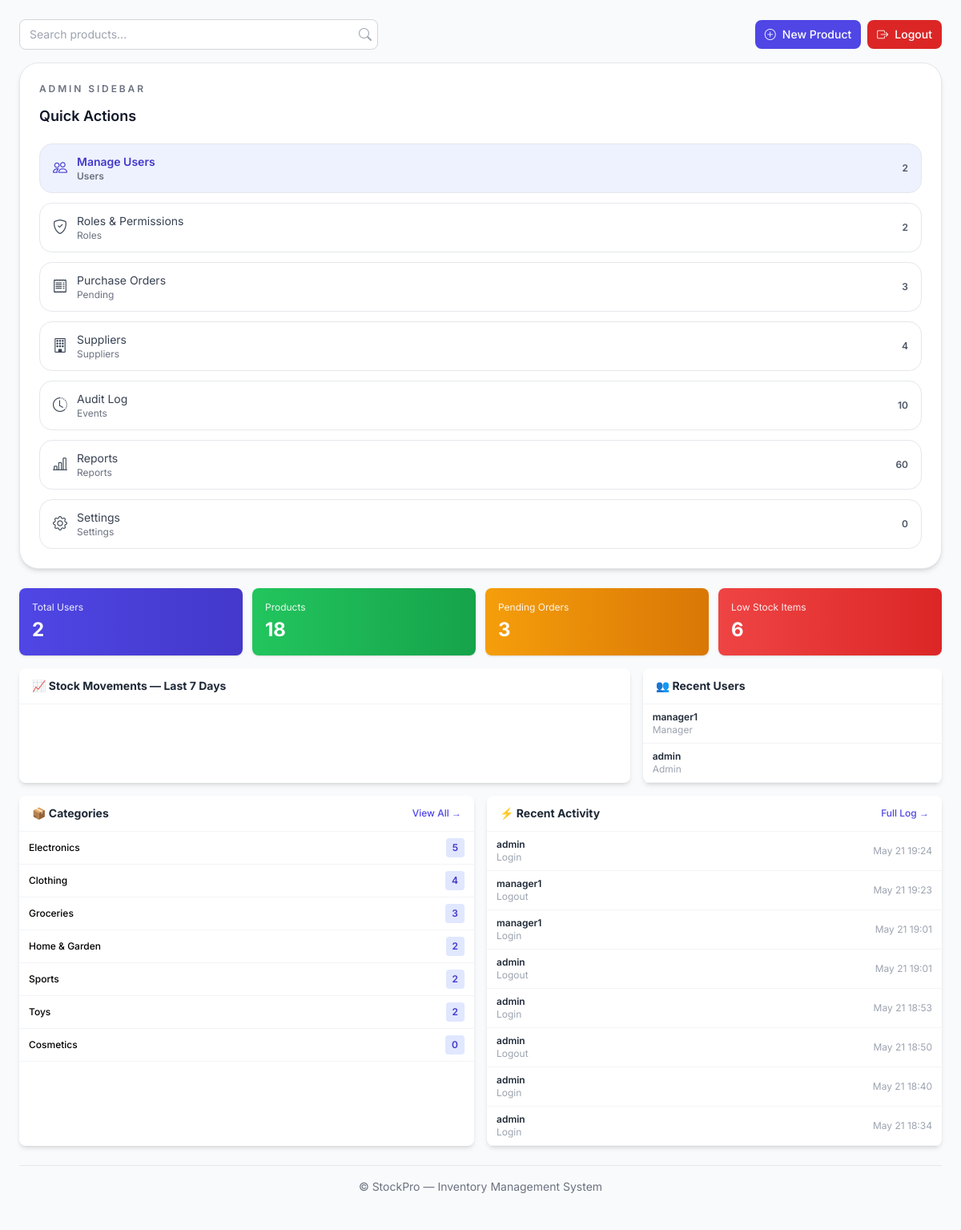
/admin-dashboard/, run on an earlier commit of the app's database.
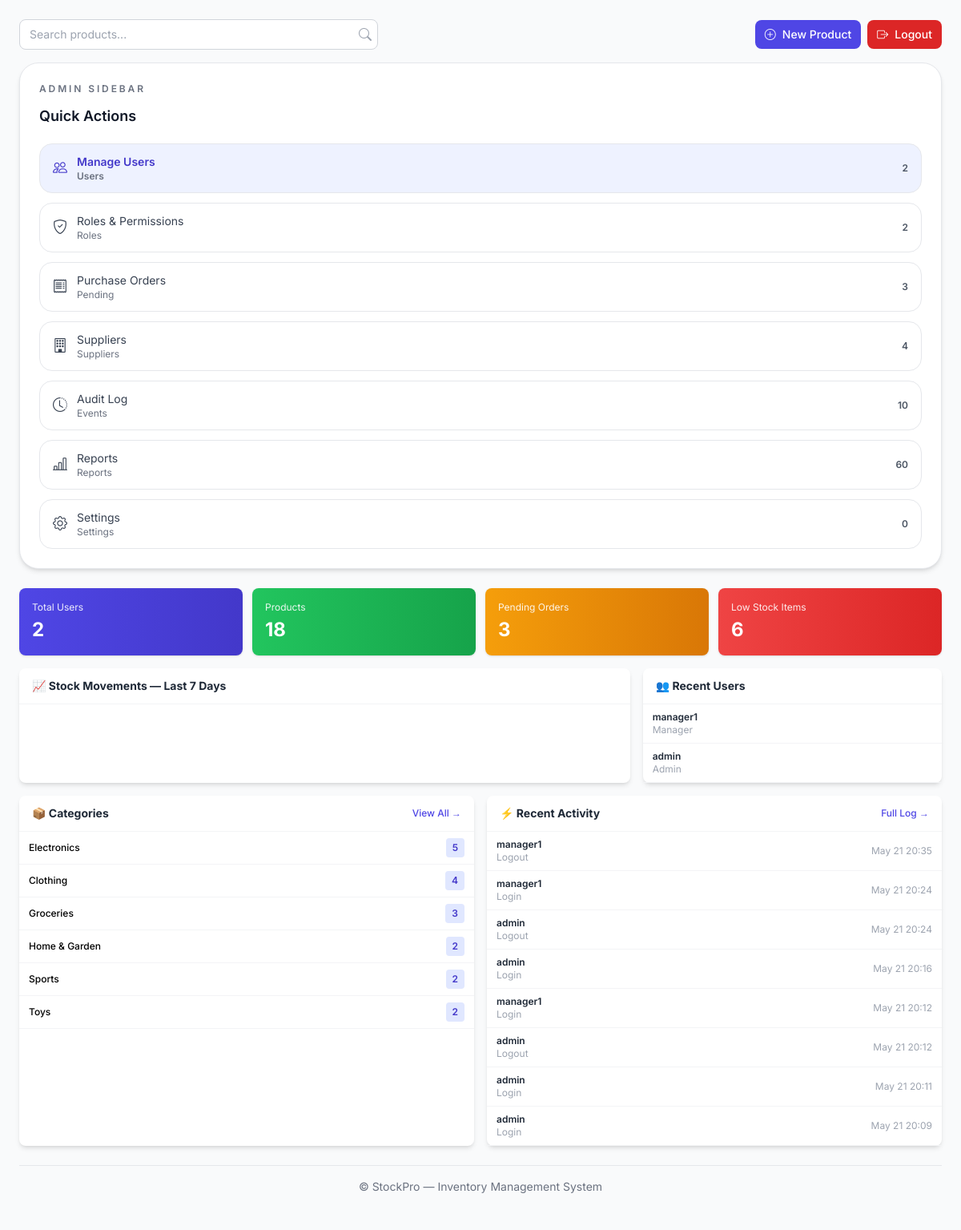
And on a later commit of the database.
### accounts/models.py (models this page shows, shortened)
class UserProfile(models.Model):
    user = models.OneToOneField(User, on_delete=models.CASCADE, related_name="profile")
    role = models.ForeignKey(Role, on_delete=models.SET_NULL, null=True, blank=True)
    phone = models.CharField(max_length=20, blank=True)
    avatar = models.ImageField(upload_to="avatars/", blank=True, null=True)
    is_active = models.BooleanField(default=True)
    last_login_ip = models.GenericIPAddressField(blank=True, null=True)
    created_at = models.DateTimeField(auto_now_add=True)
    updated_at = models.DateTimeField(auto_now=True)

class Role(models.Model):
    name = models.CharField(max_length=50, unique=True)
    description = models.TextField(blank=True)
    permissions = models.JSONField(default=dict)
    created_at = models.DateTimeField(auto_now_add=True)
    class Meta:
        ordering = ["name"]

class AuditLog(models.Model):
    ACTION_CHOICES = [
        ("login", "Login"),
        ("logout", "Logout"),
        ("create", "Create"),
        ("update", "Update"),
        ("delete", "Delete"),
        ("soft_delete", "Soft Delete"),
        ("approve", "Approve"),
        ("reject", "Reject"),
        ("export", "Export"),
        ("import", "Import"),
    ]
    user = models.ForeignKey(User, on_delete=models.SET_NULL, null=True, blank=True)
    action = models.CharField(max_length=30, choices=ACTION_CHOICES)
    model_name = models.CharField(max_length=100, blank=True)
    object_id = models.CharField(max_length=100, blank=True)
    object_repr = models.CharField(max_length=200, blank=True)
    changes = models.JSONField(default=dict, blank=True)
    ip_address = models.GenericIPAddressField(blank=True, null=True)
    timestamp = models.DateTimeField(auto_now_add=True)
    class Meta:
        ordering = ["-timestamp"]
        indexes = [models.Index(fields=["-timestamp"]), models.Index(fields=["user", "action"])]

### inventory/models.py (models this page shows, shortened)
class Category(models.Model):
    name = models.CharField(max_length=100, unique=True)
    description = models.TextField(blank=True)
    parent = models.ForeignKey(
        'self', on_delete=models.SET_NULL, null=True, blank=True, related_name='subcategories'
    )
    created_at = models.DateTimeField(auto_now_add=True)
    class Meta:
        verbose_name_plural = "Categories"
        ordering = ["name"]

### admin_panel/views.py (the view)
# urls.py: path("", views.admin_dashboard, name="admin_dashboard"),
def admin_dashboard(request):
    today = timezone.localdate()
    seven_days_ago = today - timedelta(days=7)
    total_users   = User.objects.count()
    total_products = Product.objects.count()
    total_categories = Category.objects.count()
    total_movements = StockMovement.objects.count()
    total_value = Product.objects.aggregate(t=Sum("price", default=0))["t"]
    pending_pos = PurchaseOrder.objects.filter(status__in=["draft", "sent"]).count()
    low_stock   = Product.objects.filter(quantity__lte=F("low_stock_threshold")).count()
    supplier_count = Supplier.objects.count()
    unread_nots = Notification.objects.filter(is_read=False).count()
    recent_users = User.objects.order_by("-date_joined")[:5]
    recent_actions = AuditLog.objects.select_related("user").order_by("-timestamp")[:10]
    daily_in  = [0, 0, 0, 0, 0, 0, 0]
    daily_out = [0, 0, 0, 0, 0, 0, 0]
    day_labels = []
    for i in range(6, -1, -1):
        d = today - timedelta(days=i)
        day_labels.append(d.strftime("%a"))
        mvs = StockMovement.objects.filter(date__date=d)
        daily_in[i]  = mvs.filter(movement_type="IN").aggregate(t=Sum("quantity"))["t"] or 0
        daily_out[i] = mvs.filter(movement_type="OUT").aggregate(t=Sum("quantity"))["t"] or 0
    day_labels = list(reversed(day_labels))
    daily_in  = list(reversed(daily_in))
    daily_out = list(reversed(daily_out))
    qs = StockMovement.objects.order_by("-date")[:200]
    category_counts = (
        Category.objects.annotate(n=Count("products"))
        .order_by("-n")[:8]
    )
    quick_actions = [
        {
            "title": "Manage Users",
            "url": reverse("admin_users"),
            "icon": "bi-people",
            "label": "Users",
            "value": total_users,
        },
        {
            "title": "Roles & Permissions",
            "url": reverse("admin_roles"),
            "icon": "bi-shield-check",
            "label": "Roles",
            "value": Role.objects.count(),
        },
        {
            "title": "Purchase Orders",
            "url": reverse("admin_purchase_orders"),
            "icon": "bi-receipt",
            "label": "Pending",
            "value": pending_pos,
        },
        {
            "title": "Suppliers",
            "url": reverse("supplier_list"),
            "icon": "bi-building",
            "label": "Suppliers",
            "value": supplier_count,
        },
        {
            "title": "Audit Log",
            "url": reverse("audit_log"),
            "icon": "bi-clock-history",
            "label": "Events",
            "value": recent_actions.count(),
        },
        {
            "title": "Reports",
            "url": reverse("reports"),
            "icon": "bi-bar-chart-line",
            "label": "Reports",
            "value": total_movements,
        },
        {
            "title": "Settings",
            "url": reverse("settings"),
            "icon": "bi-gear",
            "label": "Settings",
            "value": unread_nots,
        },
    ]
    context = {
        "total_users": total_users, "total_products": total_products,
        "total_categories": total_categories, "total_movements": total_movements,
        "total_value": total_value, "pending_pos": pending_pos,
        "low_stock": low_stock, "unread_nots": unread_nots,
        "recent_users": recent_users, "recent_actions": recent_actions,
        "day_labels": day_labels, "daily_in": daily_in, "daily_out": daily_out,
        "category_counts": category_counts,
        "movements_chart_data": qs,
        "quick_actions": quick_actions,
    }
    return render(request, "admin_panel/dashboard.html", context)

### admin_panel/templates/admin_panel/dashboard.html (shortened to what the changed rows need)
{% extends 'base.html' %}
{% block content %}
<div class="grid grid-cols-1 xl:grid-cols-[300px_minmax(0,1fr)] gap-6 mb-4">
  <aside class="bg-white rounded-3xl shadow-md border border-gray-200 p-6">
    <div class="mb-5">
      <h2 class="mt-3 text-lg font-semibold text-gray-900">Quick Actions</h2>
    </div>
    <div class="space-y-3">
      {% for action in quick_actions %}
      <a href="{{ action.url }}" class="flex items-center justify-between rounded-2xl border border-gray-200 {% if forloop.first %}bg-indigo-50 text-indigo-700 font-semibold{% else %}bg-white text-gray-700{% endif %} px-4 py-3 text-sm hover:bg-gray-50 transition">
        <div class="flex items-center gap-3">
          <i class="{{ action.icon }} text-lg"></i>
          <div class="text-left">
            <div>{{ action.title }}</div>
            <div class="text-xs text-gray-500">{{ action.label }}</div>
          </div>
        </div>
        <div class="text-xs font-semibold text-gray-600">{{ action.value }}</div>
      </a>
      {% endfor %}
    </div>
  </aside>
  <div class="space-y-4">
<div class="grid grid-cols-1 lg:grid-cols-3 gap-4 mb-4">
  <div class="bg-white rounded-lg shadow-md">
    <div class="overflow-x-auto">
      <table class="w-full text-xs">
        <tbody>
          {% for u in recent_users|slice:":5" %}
          <tr class="border-b border-gray-100 hover:bg-gray-50/60">
            <td class="px-3 py-2">
              <div class="font-semibold text-gray-800">{{ u.username }}</div>
              <div class="text-gray-400 text-xs">{{ u.profile.role.name|default:'—' }}</div>
            </td>
          </tr>
          {% empty %}
          <tr>
            <td class="px-3 py-4 text-center text-gray-400">No users</td>
          </tr>
          {% endfor %}
        </tbody>
      </table>
    </div>
  </div>
</div>
<div class="grid grid-cols-1 lg:grid-cols-2 gap-4 mb-4">
  <div class="bg-white rounded-lg shadow-md">
    <div class="overflow-x-auto">
      <table class="w-full text-xs">
        <tbody>
          {% for c in category_counts|slice:":8" %}
          <tr class="border-b border-gray-100 hover:bg-gray-50/60">
            <td class="px-3 py-2 font-medium">{{ c.name }}</td>
            <td class="px-3 py-2 text-right">
              <span class="inline-block bg-primary-100 text-primary-700 px-2 py-1 rounded text-xs font-semibold">{{ c.n }}</span>
            </td>
          </tr>
          {% empty %}
          <tr>
            <td colspan="2" class="px-3 py-4 text-center text-gray-400">No categories</td>
          </tr>
          {% endfor %}
        </tbody>
      </table>
    </div>
  </div>
  <div class="bg-white rounded-lg shadow-md">
    <div class="overflow-x-auto">
      <table class="w-full text-xs">
        <tbody>
          {% for a in recent_actions|slice:":8" %}
          <tr class="border-b border-gray-100 hover:bg-gray-50/60">
            <td class="px-3 py-2">
              <div class="font-semibold text-gray-800">{{ a.user.username|default:'—' }}</div>
              <div class="text-gray-400">{{ a.get_action_display }}</div>
            </td>
            <td class="px-3 py-2 text-right text-gray-400 whitespace-nowrap">{{ a.timestamp|date:"M d H:i" }}</td>
          </tr>
          {% empty %}
          <tr>
            <td colspan="2" class="px-3 py-4 text-center text-gray-400">No activity</td>
          </tr>
          {% endfor %}
        </tbody>
      </table>
    </div>
  </div>
</div>
{% endblock %}

What changed in the data, as far as the page shows it:
removed Category: name "Cosmetics", n "0"
no longer on this page (row unchanged): AuditLog: user.username "admin", action "Login", timestamp "May 21 19:24"
no longer on this page (row unchanged): AuditLog: user.username "manager1", action "Logout", timestamp "May 21 19:23"
no longer on this page (row unchanged): AuditLog: user.username "manager1", action "Login", timestamp "May 21 19:01"
no longer on this page (row unchanged): AuditLog: user.username "admin", action "Logout", timestamp "May 21 19:01"
no longer on this page (row unchanged): AuditLog: user.username "admin", action "Login", timestamp "May 21 18:53"
no longer on this page (row unchanged): AuditLog: user.username "admin", action "Logout", timestamp "May 21 18:50"
no longer on this page (row unchanged): AuditLog: user.username "admin", action "Login", timestamp "May 21 18:40"
no longer on this page (row unchanged): AuditLog: user.username "admin", action "Login", timestamp "May 21 18:34"
added AuditLog: user.username "manager1", action "Logout", timestamp "May 21 20:35"
added AuditLog: user.username "manager1", action "Login", timestamp "May 21 20:24"
added AuditLog: user.username "admin", action "Logout", timestamp "May 21 20:24"
added AuditLog: user.username "admin", action "Login", timestamp "May 21 20:16"
added AuditLog: user.username "manager1", action "Login", timestamp "May 21 20:12"
added AuditLog: user.username "admin", action "Logout", timestamp "May 21 20:12"
added AuditLog: user.username "admin", action "Login", timestamp "May 21 20:11"
added AuditLog: user.username "admin", action "Login", timestamp "May 21 20:09"
